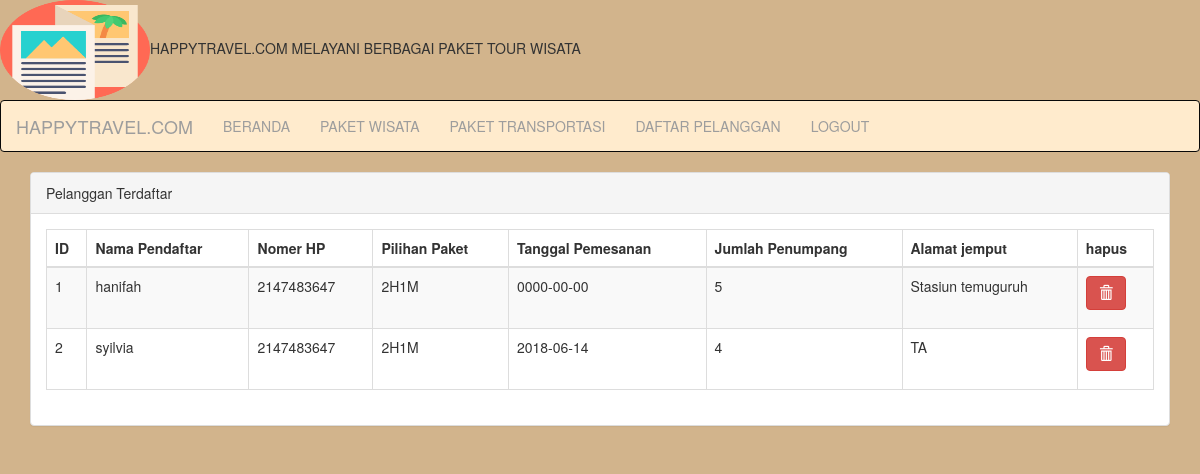
The app's page /index.php/pelanggan with its own data.
### tables this page shows
CREATE TABLE `pelanggan` (
  `id` int(11) NOT NULL,
  `namapendaftar` varchar(255) NOT NULL,
  `nomerhp` int(20) NOT NULL,
  `pilihanpaket` varchar(255) NOT NULL,
  `tglpemesanan` date NOT NULL,
  `jumlahpenumpang` int(11) NOT NULL,
  `alamatjemput` text NOT NULL
);

### application/controllers/pelanggan.php (called while the page is built, shortened)
<?php
class Pelanggan extends CI_Controller
{
	public function __construct()
	{
		$this->load->model('wisata_model');
		$this->load->helper('url','form');
		$this->load->library('form_validation');
	}
	public function index()
	{
		$this->load->helper('url','form');
		$this->load->model('wisata_model');
		$data['pelanggan_object']= $this->wisata_model->getDataPelangganQueryObject();
		$this->load->view('admin/pelanggan_datatable', $data);
	}
}
?>

### index.php (called while the page is built, shortened)
<?php
require_once BASEPATH.'core/CodeIgniter.php';

### application/models/wisata_model.php (called while the page is built, shortened)
<?php
class Wisata_model extends CI_Model
{
	public function getDataPelangganQueryObject()
	{
		$query=$this->db->query('Select * from pelanggan');
		return $query->result();
	}
}
 ?>

### application/views/admin/pelanggan_datatable.php (the view, shortened to what this page needs)
<body>
<div class="container">
<div class="panel panel-default">
<div class="panel-heading">Pelanggan Terdaftar</div>
<div class="panel-body">
<table id="example" class="table table-striped table-bordered" style="width:100%">
<thead>
            <tr>
            	<th>ID</th>
                <th>Nama Pendaftar</th>
                <th>Nomer HP</th>
                <th>Pilihan Paket</th>
                <th>Tanggal Pemesanan</th>
                <th>Jumlah Penumpang</th>
                <th>Alamat jemput</th>
                <th>hapus</th>
            </tr>
            </thead>
            <tbody>
			<?php foreach ($pelanggan_object as $key => $data): ?>
			<tr>
					<td><?php echo $data->id ?></td>
					<td><?php echo $data->namapendaftar ?></td>
                    <td><?php echo $data->nomerhp ?></td>
                    <td><?php echo $data->pilihanpaket ?></td>
                    <td><?php echo $data->tglpemesanan ?></td>
                    <td><?php echo $data->jumlahpenumpang ?></td>
                    <td><?php echo $data->alamatjemput ?></td>
             <td><a href="<?=site_url()?>/pelanggan/delete/<?php echo $data->id ?>"<p data-placement="top" data-toggle="tooltip" title="Delete"><button class="btn btn-danger" data-title="Delete" data-toggle="modal" data-target="#delete" ><span class="glyphicon glyphicon-trash"></span></button></p></td></a>
            </tr>
			<?php endforeach ?>
		</tbody>
	</table>
</div>
</div>

### application/views/admin/pelanggan_datatable.php (style rules this page uses)
body { background-color: #D2B48C }

### records on screen
pelanggan: id "1", namapendaftar "hanifah", nomerhp "2147483647", pilihanpaket "2H1M", tglpemesanan "0000-00-00", jumlahpenumpang "5", alamatjemput "Stasiun temuguruh"
pelanggan: id "2", namapendaftar "syilvia", nomerhp "2147483647", pilihanpaket "2H1M", tglpemesanan "2018-06-14", jumlahpenumpang "4", alamatjemput "TA"
